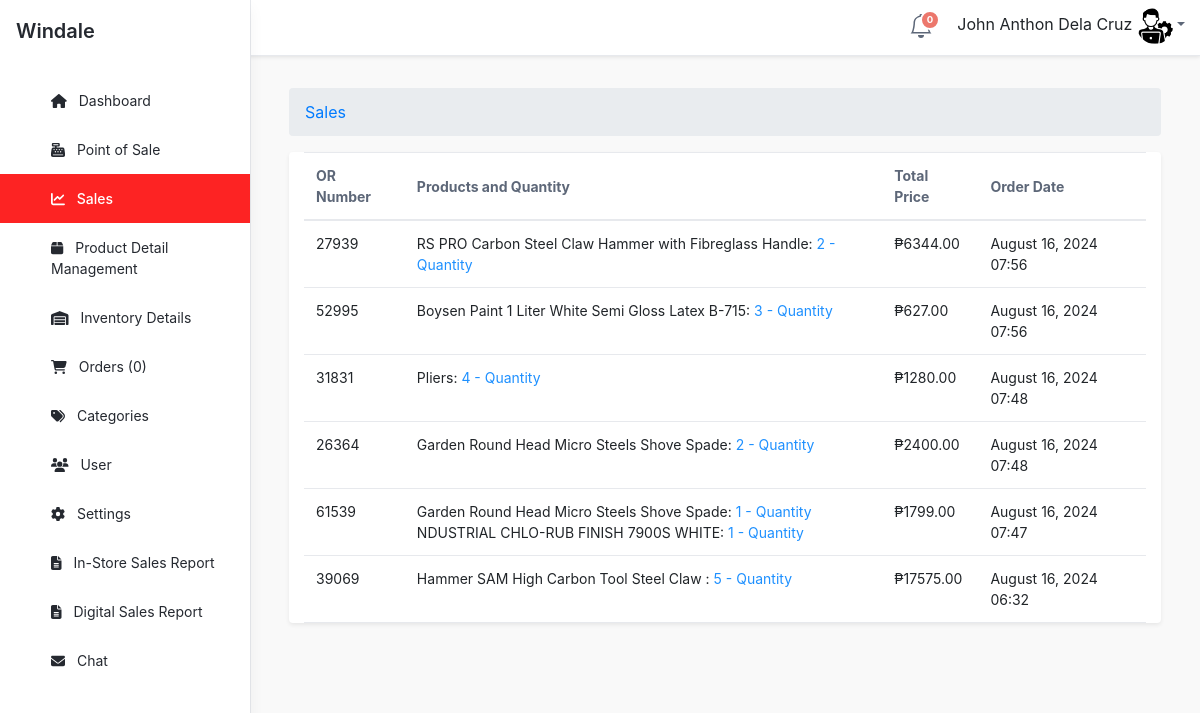
Screenshot of /admin/sales/index.php (signed in) with the database file from the repository.
### tables this page shows
CREATE TABLE `orderpos` (
  `id` int(11) NOT NULL,
  `orNumber` varchar(10) DEFAULT NULL,
  `productDetails` text DEFAULT NULL,
  `totalPrice` decimal(10,2) DEFAULT NULL,
  `orderDate` timestamp NOT NULL DEFAULT current_timestamp()
);

### admin/sales/index.php (called while the page is built, shortened)
<?php
require_once ("../theme/templates.php");
?>

### admin/sales/list.php (the view, shortened to what this page needs)
<?php
require_once '../../admin/dbcon/conn.php';
$query = "SELECT * FROM orderpos ORDER BY orderDate DESC";
$result = mysqli_query($conn, $query);
?>
<div class="tab-content">
    <div class="tab-pane fade show active" id="orders-all" role="tabpanel" aria-labelledby="orders-all-tab">
        <div class="app-card app-card-orders-table shadow-sm mb-5">
        <div class="app-card-body" style="margin: 0 15px;">
                <div class="table-responsive">
                    <table id="myTable" class="table app-table-hover mb-0 text-left">
                        <thead>
                            <tr>
                                <th class="cell">OR Number</th>
                                <th class="cell">Products and Quantity</th>
                                <th class="cell">Total Price</th>
                                <th class="cell">Order Date</th>
                            </tr>
                        </thead>
                        <tbody id="orderTableBody">
                            <?php
                            if (mysqli_num_rows($result) > 0) {
                                while ($row = mysqli_fetch_assoc($result)) {
                                    $productDetails = htmlspecialchars($row['productDetails']);
                                    $detailsArray = explode(", ", $productDetails);
                                    $formattedDetails = '';
                                    foreach ($detailsArray as $detail) {
                                        if (preg_match('/(.*?)(\d+)$/', $detail, $matches)) {
                                            $product = $matches[1];
                                            $quantity = $matches[2];
                                            $formattedDetails .= $product . ' <span class="bold-quantity">' . $quantity . ' - Quantity</span><br>';
                                        } else {
                                            $formattedDetails .= $detail . '<br>';
                                        }
                                    }
                                    $date = new DateTime($row['orderDate']);
                                    $formattedDate = $date->format('F d, Y H:i');
                                    echo "<tr>";
                                    echo "<td>" . htmlspecialchars($row['orNumber']) . "</td>";
                                    echo "<td>" . $formattedDetails . "</td>";
                                    echo "<td> &#8369;" . htmlspecialchars($row['totalPrice']) . "</td>";
                                    echo "<td>" . $formattedDate . "</td>";
                                    echo "</tr>";
                                }
                            } else {
                                echo "<tr><td colspan='4' class='text-center'>No data available</td></tr>";
                            }
                            ?>
                        </tbody>
                    </table>
                </div>
            </div>
        </div>
    </div>
</div>

### admin/sales/list.php (style rules this page uses)
.bold-quantity { color: dodgerblue; }

### rows the page displays
orderpos: orNumber "27939", product "RS PRO Carbon Steel Claw Hammer with Fibreglass Handle:", quantity "2", totalPrice "6344.00", orderDate "August 16, 2024 07:56"
orderpos: orNumber "52995", product "Boysen Paint 1 Liter White Semi Gloss Latex B-715:", quantity "3", totalPrice "627.00", orderDate "August 16, 2024 07:56"
orderpos: orNumber "31831", product "Pliers:", quantity "4", totalPrice "1280.00", orderDate "August 16, 2024 07:48"
orderpos: orNumber "26364", product "Garden Round Head Micro Steels Shove Spade:", quantity "2", totalPrice "2400.00", orderDate "August 16, 2024 07:48"
orderpos: orNumber "61539", product "Garden Round Head Micro Steels Shove Spade:", quantity "1", product "NDUSTRIAL CHLO-RUB FINISH 7900S WHITE:", totalPrice "1799.00", orderDate "August 16, 2024 07:47"
orderpos: orNumber "39069", product "Hammer SAM High Carbon Tool Steel Claw :", quantity "5", totalPrice "17575.00", orderDate "August 16, 2024 06:32"

### other values shown
$notificationCount "0"
$_SESSION['U_NAME'] "John Anthon Dela Cruz"
$res "0"
$title "Sales"
